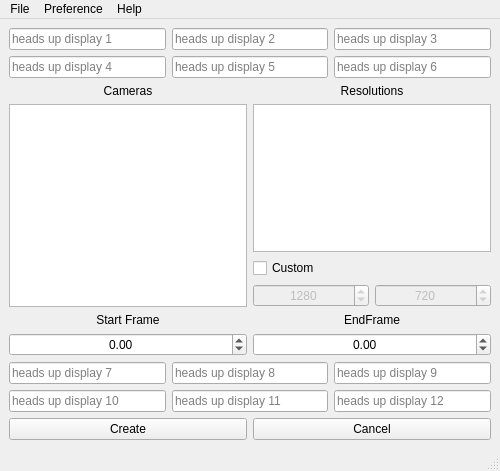
<?xml version="1.0" encoding="UTF-8"?>
<ui version="4.0">
 <class>MainWindow</class>
 <widget class="QMainWindow" name="MainWindow">
  <property name="geometry">
   <rect>
    <x>0</x>
    <y>0</y>
    <width>500</width>
    <height>471</height>
   </rect>
  </property>
  <property name="windowTitle">
   <string>MainWindow</string>
  </property>
  <widget class="QWidget" name="centralwidget">
   <layout class="QGridLayout" name="gridLayout_4">
    <item row="0" column="0">
     <layout class="QVBoxLayout" name="verticalLayout_3">
      <item>
       <layout class="QGridLayout" name="gridLayout_2">
        <item row="0" column="2">
         <widget class="QLineEdit" name="HUD_3_LE">
          <property name="statusTip">
           <string>add heads up display 3</string>
          </property>
          <property name="placeholderText">
           <string>heads up display 3</string>
          </property>
         </widget>
        </item>
        <item row="0" column="1">
         <widget class="QLineEdit" name="HUD_2_LE">
          <property name="statusTip">
           <string>add heads up display 2</string>
          </property>
          <property name="placeholderText">
           <string>heads up display 2</string>
          </property>
         </widget>
        </item>
        <item row="0" column="0">
         <widget class="QLineEdit" name="HUD_1_LE">
          <property name="toolTip">
           <string/>
          </property>
          <property name="statusTip">
           <string>add heads up display 1</string>
          </property>
          <property name="placeholderText">
           <string>heads up display 1</string>
          </property>
         </widget>
        </item>
        <item row="1" column="0">
         <widget class="QLineEdit" name="HUD_4_LE">
          <property name="statusTip">
           <string>add heads up display 4</string>
          </property>
          <property name="placeholderText">
           <string>heads up display 4</string>
          </property>
         </widget>
        </item>
        <item row="1" column="1">
         <widget class="QLineEdit" name="HUD_5_LE">
          <property name="statusTip">
           <string>add heads up display 5</string>
          </property>
          <property name="placeholderText">
           <string>heads up display 5</string>
          </property>
         </widget>
        </item>
        <item row="1" column="2">
         <widget class="QLineEdit" name="HUD_6_LE">
          <property name="statusTip">
           <string>add heads up display 6</string>
          </property>
          <property name="placeholderText">
           <string>heads up display 6</string>
          </property>
         </widget>
        </item>
       </layout>
      </item>
      <item>
       <layout class="QHBoxLayout" name="horizontalLayout_2">
        <item>
         <layout class="QVBoxLayout" name="verticalLayout_2">
          <item>
           <widget class="QLabel" name="label">
            <property name="text">
             <string>Cameras</string>
            </property>
            <property name="alignment">
             <set>Qt::AlignCenter</set>
            </property>
           </widget>
          </item>
          <item>
           <widget class="QListWidget" name="camera_LW">
            <property name="statusTip">
             <string>All Camera's</string>
            </property>
           </widget>
          </item>
         </layout>
        </item>
        <item>
         <layout class="QVBoxLayout" name="verticalLayout">
          <item>
           <widget class="QLabel" name="label_2">
            <property name="text">
             <string>Resolutions</string>
            </property>
            <property name="alignment">
             <set>Qt::AlignCenter</set>
            </property>
           </widget>
          </item>
          <item>
           <widget class="QListWidget" name="resolution_LW">
            <property name="statusTip">
             <string>All Resolutions</string>
            </property>
           </widget>
          </item>
          <item>
           <widget class="QCheckBox" name="custom_res_CB">
            <property name="text">
             <string>Custom</string>
            </property>
           </widget>
          </item>
          <item>
           <layout class="QHBoxLayout" name="horizontalLayout">
            <item>
             <widget class="QSpinBox" name="custResX_SB">
              <property name="enabled">
               <bool>false</bool>
              </property>
              <property name="statusTip">
               <string>Custom Resolution X</string>
              </property>
              <property name="alignment">
               <set>Qt::AlignCenter</set>
              </property>
              <property name="readOnly">
               <bool>false</bool>
              </property>
              <property name="minimum">
               <number>0</number>
              </property>
              <property name="maximum">
               <number>999999999</number>
              </property>
              <property name="value">
               <number>1280</number>
              </property>
             </widget>
            </item>
            <item>
             <widget class="QSpinBox" name="custResY_SB">
              <property name="enabled">
               <bool>false</bool>
              </property>
              <property name="statusTip">
               <string>Custom Resolution Y</string>
              </property>
              <property name="alignment">
               <set>Qt::AlignCenter</set>
              </property>
              <property name="maximum">
               <number>999999999</number>
              </property>
              <property name="value">
               <number>720</number>
              </property>
             </widget>
            </item>
           </layout>
          </item>
         </layout>
        </item>
       </layout>
      </item>
      <item>
       <layout class="QGridLayout" name="gridLayout">
        <item row="0" column="0">
         <widget class="QLabel" name="label_3">
          <property name="text">
           <string>Start Frame</string>
          </property>
          <property name="alignment">
           <set>Qt::AlignCenter</set>
          </property>
         </widget>
        </item>
        <item row="0" column="1">
         <widget class="QLabel" name="label_4">
          <property name="text">
           <string>EndFrame</string>
          </property>
          <property name="alignment">
           <set>Qt::AlignCenter</set>
          </property>
         </widget>
        </item>
        <item row="1" column="0">
         <widget class="QDoubleSpinBox" name="startFrame_DSB">
          <property name="statusTip">
           <string>Start Frame</string>
          </property>
          <property name="alignment">
           <set>Qt::AlignCenter</set>
          </property>
          <property name="minimum">
           <double>-999999999.000000000000000</double>
          </property>
          <property name="maximum">
           <double>999999999.000000000000000</double>
          </property>
          <property name="value">
           <double>0.000000000000000</double>
          </property>
         </widget>
        </item>
        <item row="1" column="1">
         <widget class="QDoubleSpinBox" name="endFrame_DSB">
          <property name="statusTip">
           <string>End Frame</string>
          </property>
          <property name="alignment">
           <set>Qt::AlignCenter</set>
          </property>
          <property name="minimum">
           <double>-999999999.000000000000000</double>
          </property>
          <property name="maximum">
           <double>999999999.000000000000000</double>
          </property>
         </widget>
        </item>
       </layout>
      </item>
      <item>
       <layout class="QGridLayout" name="gridLayout_3">
        <item row="0" column="1">
         <widget class="QLineEdit" name="HUD_8_LE">
          <property name="statusTip">
           <string>add heads up display 8</string>
          </property>
          <property name="placeholderText">
           <string>heads up display 8</string>
          </property>
         </widget>
        </item>
        <item row="1" column="0">
         <widget class="QLineEdit" name="HUD_10_LE">
          <property name="statusTip">
           <string>add heads up display 10</string>
          </property>
          <property name="placeholderText">
           <string>heads up display 10</string>
          </property>
         </widget>
        </item>
        <item row="0" column="0">
         <widget class="QLineEdit" name="HUD_7_LE">
          <property name="statusTip">
           <string>add heads up display 7</string>
          </property>
          <property name="placeholderText">
           <string>heads up display 7</string>
          </property>
         </widget>
        </item>
        <item row="0" column="2">
         <widget class="QLineEdit" name="HUD_9_LE">
          <property name="statusTip">
           <string>add heads up display 9</string>
          </property>
          <property name="placeholderText">
           <string>heads up display 9</string>
          </property>
         </widget>
        </item>
        <item row="1" column="1">
         <widget class="QLineEdit" name="HUD_11_LE">
          <property name="statusTip">
           <string>add heads up display 11</string>
          </property>
          <property name="placeholderText">
           <string>heads up display 11</string>
          </property>
         </widget>
        </item>
        <item row="1" column="2">
         <widget class="QLineEdit" name="HUD_12_LE">
          <property name="statusTip">
           <string>add heads up display 12</string>
          </property>
          <property name="placeholderText">
           <string>heads up display 12</string>
          </property>
         </widget>
        </item>
       </layout>
      </item>
      <item>
       <layout class="QHBoxLayout" name="horizontalLayout_3">
        <item>
         <widget class="QPushButton" name="create_BTN">
          <property name="statusTip">
           <string>Create Playblast</string>
          </property>
          <property name="text">
           <string>Create</string>
          </property>
         </widget>
        </item>
        <item>
         <widget class="QPushButton" name="cancel_BTN">
          <property name="statusTip">
           <string>Cancel</string>
          </property>
          <property name="text">
           <string>Cancel</string>
          </property>
         </widget>
        </item>
       </layout>
      </item>
     </layout>
    </item>
   </layout>
  </widget>
  <widget class="QMenuBar" name="menubar">
   <property name="geometry">
    <rect>
     <x>0</x>
     <y>0</y>
     <width>500</width>
     <height>21</height>
    </rect>
   </property>
   <widget class="QMenu" name="menuPreference">
    <property name="title">
     <string>Preference</string>
    </property>
    <addaction name="actionStyle"/>
    <addaction name="actionFont"/>
   </widget>
   <widget class="QMenu" name="menuFile">
    <property name="title">
     <string>File</string>
    </property>
    <addaction name="actionExit"/>
   </widget>
   <widget class="QMenu" name="menuHelp">
    <property name="title">
     <string>Help</string>
    </property>
    <addaction name="actionAbout"/>
    <addaction name="actionHelp"/>
   </widget>
   <addaction name="menuFile"/>
   <addaction name="menuPreference"/>
   <addaction name="menuHelp"/>
  </widget>
  <widget class="QStatusBar" name="statusbar"/>
  <action name="actionStyle">
   <property name="text">
    <string>Theme</string>
   </property>
  </action>
  <action name="actionFont">
   <property name="text">
    <string>Font</string>
   </property>
  </action>
  <action name="actionExit">
   <property name="text">
    <string>Exit</string>
   </property>
  </action>
  <action name="actionAbout">
   <property name="text">
    <string>About</string>
   </property>
  </action>
  <action name="actionHelp">
   <property name="text">
    <string>Help</string>
   </property>
  </action>
 </widget>
 <resources/>
 <connections/>
</ui>
